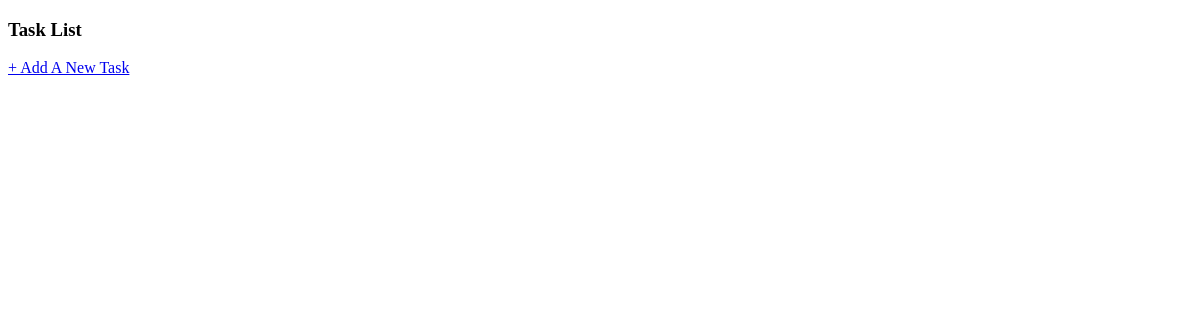
/tasks/, run on an earlier commit of the app's database.
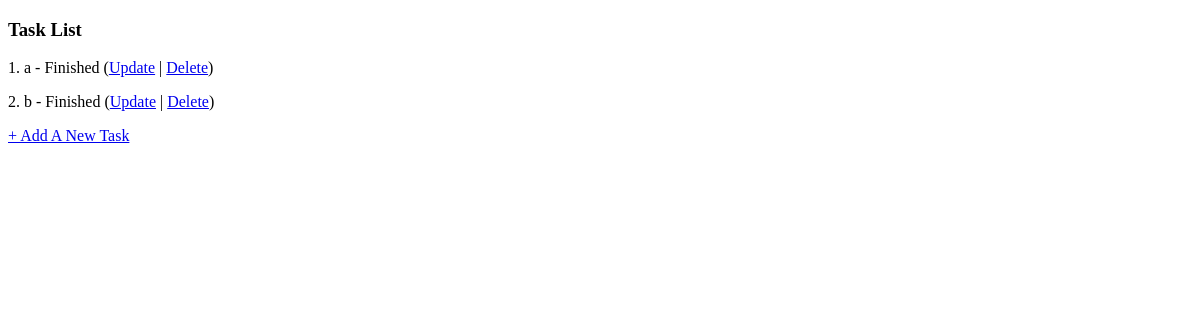
And on a later commit of the database.
### tasks/models.py (models this page shows, shortened)
class Task(models.Model):
    name = models.CharField(verbose_name="Task name", max_length=65, unique=True)
    status = models.CharField(verbose_name="Task status", max_length=1, choices=Status.choices)

### tasks/views.py (the view)
# urls.py: path('', views.task_list, name='task_list'),
def task_list(request):
    tasks = Task.objects.all()
    return render(request, "tasks/task_list.html", {"tasks": tasks, })

### tasks/templates/tasks/task_list.html (shortened to what this page needs)
 <!DOCTYPE html>
 <html lang="en">
 <head>
 </head>
 <body>
 <h3>Task List</h3>
 {% for task in tasks %}
     <p>{{ forloop.counter }}. {{ task.name }} - {{ task.get_status_display }}
         (<a href="{% url 'tasks:task_update' task.id %}">Update</a> |
         <a href="{% url 'tasks:task_delete' task.id %}">Delete</a>)
     </p>
 {% endfor %}
 <p> <a href="{% url 'tasks:task_create' %}"> + Add A New Task</a></p>
 </body>
 </html>

What changed in the data, as far as the page shows it:
added Task: name "a", status "Finished"
added Task: name "b", status "Finished"
